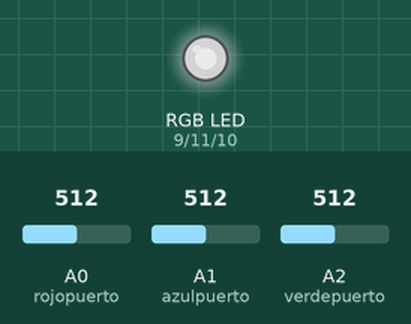
This sketch was run on a simulated Arduino Uno, built with avr-gcc and run on an emulated ATmega328P. Parts: an RGB LED mixed from three pins (HIGH = lit). The test bench sets the inputs (shaded band); at power-on: A0 (rojopuerto) = 512, A1 (azulpuerto) = 512, A2 (verdepuerto) = 512. Dim RGB values are drawn brighter than linear.

Above: at 1.2 s.
1.3 s: A0 (rojopuerto) set to 716
At 2.5 s:
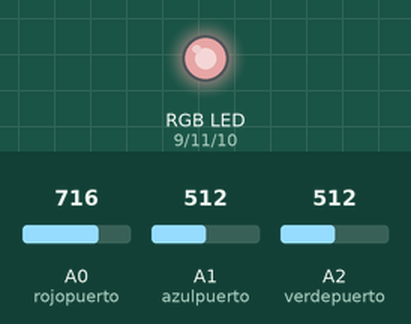
2.8 s: A1 (azulpuerto) set to 716
At 4.0 s:
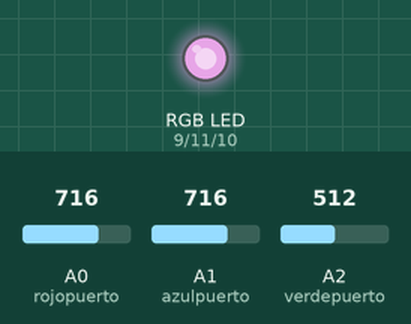
4.3 s: A2 (verdepuerto) set to 716
At 5.5 s:
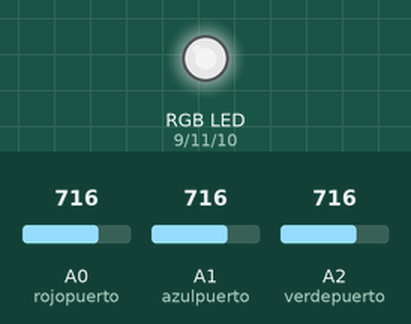
5.8 s: A0 (rojopuerto) set to 900
At 7.0 s:
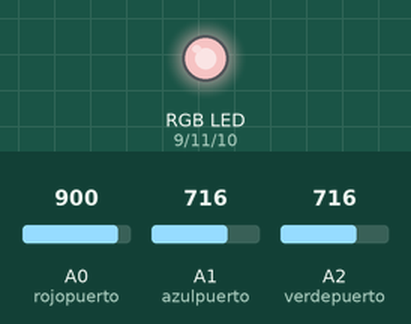
7.3 s: A1 (azulpuerto) set to 900
At 8.4 s:
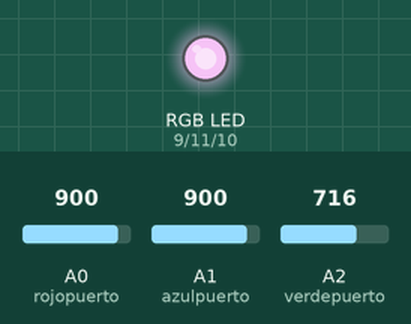
8.8 s: A2 (verdepuerto) set to 900
At 9.8 s:
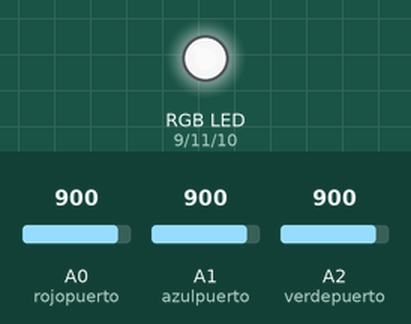
Timing chart, 0 to 11.3 s (numbered marks = the images above; inputs shaded):
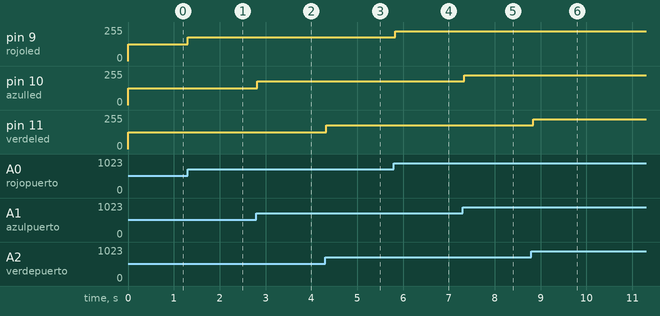

The sketch:

led_rgb.ino
```cpp
const int rojopuerto = A0;
const int azulpuerto = A1;
const int verdepuerto = A2;

const int rojoled = 9;
const int azulled = 10;
const int verdeled = 11;

void setup()
{
    pinMode(rojoled,OUTPUT);
    pinMode(azulled,OUTPUT);
    pinMode(verdeled,OUTPUT);
}

void loop()
{
    int rojoValue = analogRead(rojopuerto);
    int verdeValue = analogRead(verdepuerto);
    int azulValue = analogRead(azulpuerto);

    rojoValue = map(rojoValue, 0, 1023, 0, 255);
    verdeValue = map (verdeValue, 0, 1023, 0, 255);
    azulValue = map(azulValue, 0, 1023, 0, 255);

    analogWrite(rojoled, rojoValue);
    analogWrite(verdeled, verdeValue);
    analogWrite(azulled, azulValue);

    delay(100);
}
```

Measured:
- after the input at 1.3 s, pin 9 (rojoled): 127/255 → 178/255 at once
- after the input at 2.8 s, pin 10 (azulled): 127/255 → 178/255 at once
- after the input at 4.3 s, pin 11 (verdeled): 127/255 → 178/255 at once
- after the input at 5.8 s, pin 9 (rojoled): 178/255 → 224/255 at once
- after the input at 7.3 s, pin 10 (azulled): 178/255 → 224/255 at once
- after the input at 8.8 s, pin 11 (verdeled): 178/255 → 224/255 after 0.05 s
